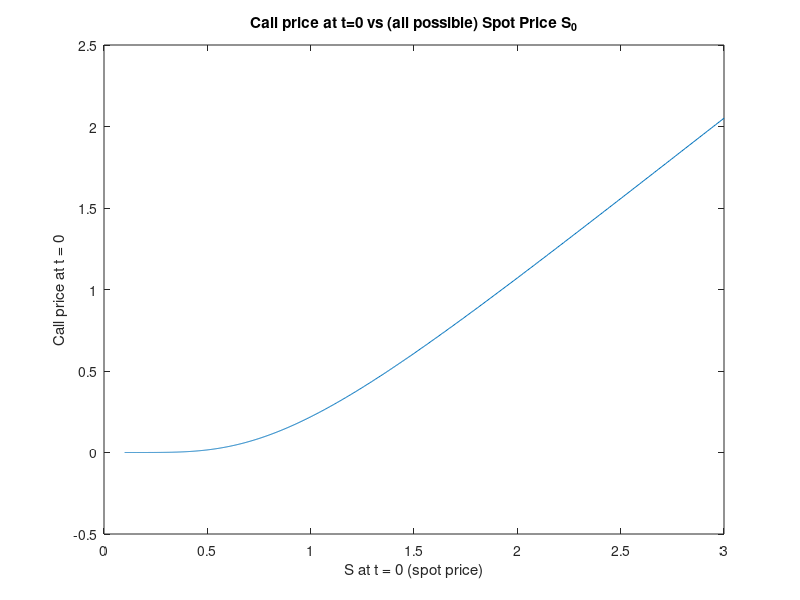

Recreate this plot in MATLAB.
%% PARAMETERS:
% Option parameters:
S0 = 1; K = 0.95; r = 0.001; sigma = 0.5; T = 1;

% Space grid:
N = 1000; 
Smin = 0.1 * S0;
Smax = 3 * S0;
xmin = log(Smin/S0);
xmax = log(Smax/S0);
dx = (xmax-xmin)/N;
x = xmin + (0:N) * dx; % space grid

% Time grid:
M = 1000;
dt = T/M;
t = (0:M) * dt;

% Theta method:
theta = 0.5;
% 0 : Implicit Euler, 0.5 : Crank-Nicholson, 1 : Explicit Euler

%% PDE NUMERICAL APPROXIMATION:
% ---------- CHANGE HERE IF NOT EU CALL ---------- %
c = max(S0*exp(x') - K, 0); % EU CALL price vector (terminal condition)
% ------------------------------------------------ %
cnew = zeros(size(c)); % new price vector that we are going to fill

% Build M1 (cf my notes):
A = (1 - theta) * dt * (-(r - sigma^2 / 2) / (2 * dx) + sigma^2 / (2 * dx^2));
B = -1 + dt * (1 - theta) * (-sigma^2 / (dx^2) - r);
C = dt * (1 - theta) * ((r - sigma^2 / 2) / (2 * dx) + sigma^2 / (2 * dx^2));

Mat = spalloc(N + 1, N + 1, 3 * (N - 1) + 2); % M1 in my notes
Mat(1, 1) = 1; 
for i=2:N
    Mat(i, [i - 1, i, i + 1]) = [A B C];
end
Mat(end, end) = 1;

% Build M2 (cf my notes):
Ah = - (theta) * dt * (-(r - sigma^2 / 2) / (2 * dx) + sigma^2 / (2 * dx^2));
Bh = -1 - dt * (theta) * (-sigma^2 / (dx^2) - r);
Ch = - dt * (theta) * ((r - sigma^2 / 2) / (2 * dx) + sigma^2 / (2 * dx^2));

Mat_rhs = spalloc(N + 1, N + 1, 3 * (N - 1)); % M2 in my notes
for i=2:N
    Mat_rhs(i, [i - 1, i, i + 1]) = [Ah Bh Ch];
end

rhs = zeros(N+1, 1);
for j=M:-1:1 % We know c @ t_j -> we compute c @ t_{j-1}...
    rhs = Mat_rhs * c; % M2 * V_{j+1}

    % ---------- CHANGE HERE IF NOT EU CALL ---------- %
    rhs(1) = 0; % BC @ xmin = 0
    % ------------------------------------------------ %

    % ---------- CHANGE HERE IF NOT EU CALL ---------- %
    rhs(end) = Smax - K*exp(-r*(T-(j-1)*dt)); % BC @ xmax = xmin + N*dx
    % ------------------------------------------------ %
    
    c = Mat \ rhs; % M1^{-1} * (M2 * V_{j+1} + BC_j)
end

%% PLOT:
figure
plot(S0 * exp(x), c); 
title('Call price at t=0 vs (all possible) Spot Price S_0'); 
xlabel('S at t = 0 (spot price)');
ylabel('Call price at t = 0');

%% INTERPOLATION:
price_PDE = interp1(x, c, 0, 'spline') % Interpolation of c at x = 0, i.e S = S0
% (S0 being the one we the one we initialized in "Model parameters").
[price_CHECK, ~] = blsprice(S0, K, r, T, sigma) % Comparison w/ B&S price. 